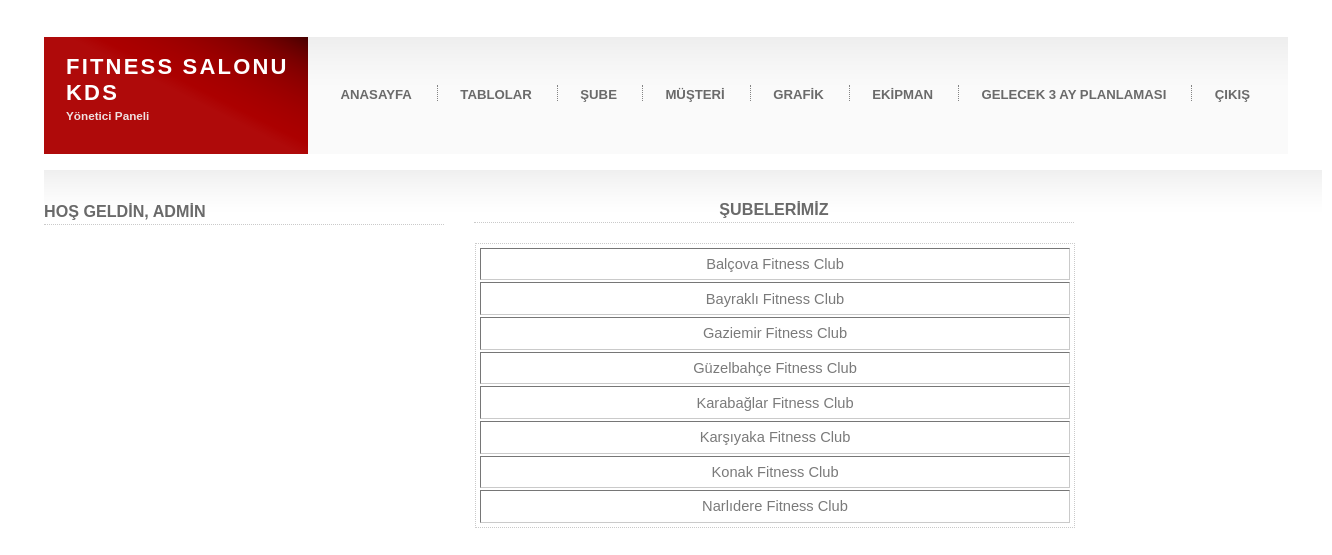
Screenshot of /fitness_kds/index.php with the database file from the repository.
### tables this page shows
CREATE TABLE IF NOT EXISTS `sube` (
  `ilce_id` int(11) NOT NULL,
  `sube_id` int(11) NOT NULL,
  `sube_ad` varchar(255) NOT NULL,
  PRIMARY KEY (`sube_id`),
  KEY `ilce_id` (`ilce_id`)
);

### fitness_kds/index.php (the view, shortened to what this page needs)
<?php
$db = new PDO("mysql:host=localhost; dbname=fitness_sube_kds; charset=utf8", 'root' , '');
?>
<!DOCTYPE html >
<html lang="turkish">
<head>
    <link href="default.css" rel="stylesheet" type="text/css" />
</head>
<body>
    <div id="outer">
        <div id="header">
            <h1><a href="#">FITNESS SALONU KDS</a></h1>
            <h2>Yönetici Paneli</h2>
        </div>
        <div id="menu">
            <ul>
                <li class="first"><a href="index.php">ANASAYFA</a></li>
                <li><a href="tablolar.php">TABLOLAR</a></li>
                <li><a href="sube.php">ŞUBE</a></li>
                <li><a href="musteri.php">MÜŞTERİ</a></li>
                <li><a href="grafik.php">GRAFİK</a></li>
                <li><a href="ekipman.php">EKİPMAN</a></li>
                <li><a href="gelecek.php">GELECEK 3 AY PLANLAMASI</a></li>
                <li><a href="giris.php">ÇIKIŞ</a></li>
            </ul>
        </div></br>
        <?php
                $sorgu=$db->prepare('SELECT * FROM sube');
                $sorgu->execute();
                $sube=$sorgu-> fetchAll(PDO::FETCH_OBJ);
            ?>
        <div id="content">
                <div id="secondContent" style="width:400px"></br></br>
                    <h3>HOŞ GELDİN, ADMİN</h3>
                </div>
                <div id="firstContent" style="width:600px">
                    <h3 align="center" >ŞUBELERİMİZ</h3>
                    <table table border="5" cellpadding="2" style="width: 600px;">
                    <?php
                        foreach($sube as $sub){?>
                            <tr  style="text-align:center;">
                            <td><?= $sub->sube_ad ?></td>
                            </tr>
                        <?php } ?>
                    </table>
                </div>
        </div>
    </div>
</body>
</html>

### fitness_kds/default.css (style rules this page uses)
* { margin: 0em; padding: 0em; }
h1, h2, h3, h4, h5, h6 { color: #6a6a6a; }
body { font-family: "Trebuchet MS", sans-serif; color: #7a7a7a; font-size: 11pt; }
a { color: #AF0A0A; text-decoration: underline; }
#outer { margin: 2.5em 3.0em 1.5em 3.0em; }
#header { padding: 0em 1.5em 0em 1.5em; height: 8em; width: 15em; float: left; position: relative; background: #AF0A0A url('images/a1.gif') top right no-repeat; }
#header h1 { position: absolute; bottom: 2.2em; font-size: 1.5em; letter-spacing: 0.1em; }
#header h1 a { color: #fff; text-decoration: none; }
#header h2 { position: absolute; bottom: 2.7em; color: #EFE0E0; font-size: 0.8em; }
#menu { height: 8em; background: #fafafa url('images/a2.gif') top left repeat-x; margin-left: 18em; position: relative; }
#menu ul { list-style: none; position: absolute; top: 3.3em; margin-left: 1.5em; }
#menu li { display: inline; border-left: dotted 1px #848484; padding-left: 0.8em; }
#menu li.first { border-left: 0px; padding-left: 0em; }
#menu li a { text-decoration: none; color: #6a6a6a; font-weight: bold; padding: 0.8em; margin-right: 0.8em; font-size: 0.9em; }
#content { background: #fff url('images/a3.gif') top left repeat-x; display: flex; height: 300px; width: 1278px; }
#content h3 { font-size: 1.1em; }
#content h2, h3, h4, h5, h6 { padding-bottom: 0.2em; margin-bottom: 1.2em; border-bottom: dotted 1px #cacaca; }
#content table { border: dotted 1px #cacaca; width: 713px; height: 100px; margin: 1px; padding: 2px; }
#content table td { padding: 0.5em; }
#firstContent { width: 100px; height: 100px; margin: 10px; padding: 20px; text-align: center; }

### rows the page displays
sube: sube_ad "Balçova Fitness Club"
sube: sube_ad "Bayraklı Fitness Club"
sube: sube_ad "Gaziemir Fitness Club"
sube: sube_ad "Güzelbahçe Fitness Club"
sube: sube_ad "Karabağlar Fitness Club"
sube: sube_ad "Karşıyaka Fitness Club"
sube: sube_ad "Konak Fitness Club"
sube: sube_ad "Narlıdere Fitness Club"
